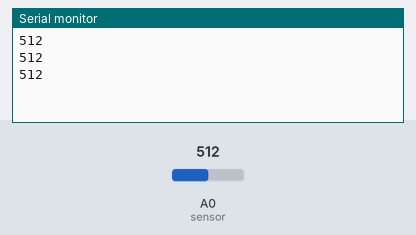
Bench run of a sketch on a simulated Arduino Uno, built with avr-gcc and run on an emulated ATmega328P. Parts: the last lines printed to the serial monitor. The inputs (shaded band) are chosen by the test bench; at power-on: A0 (sensor) = 512.

Above: at 1.3 s.
1.4 s: A0 (sensor) set to 716
At 1.9 s:
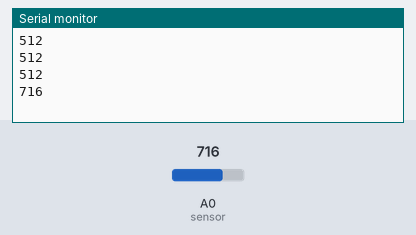
2.9 s: A0 (sensor) set to 900
At 3.4 s:
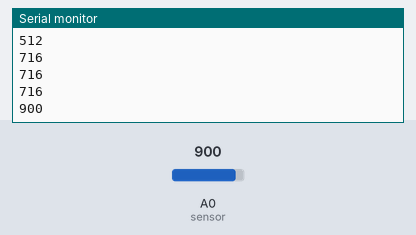
Timing chart, 0 to 5.9 s (numbered marks = the images above; inputs shaded):
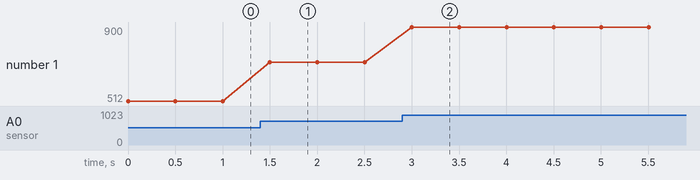

The sketch:

water_sensor.ino
```cpp
const int sensor = A0;

void setup() {
  // put your setup code here, to run once:
  pinMode(sensor, INPUT);
  Serial.begin(9600);
}

void loop() {
  // put your main code here, to run repeatedly:
  int value = analogRead(sensor);
  Serial.println(value);
  delay(500);
}
```

Measured:
- after the input at 1.4 s, the serial monitor: prints a new line after 0.10 s (image 1)
- after the input at 2.9 s, the serial monitor: prints a new line after 0.10 s (image 2)
- plotted number 1: 512 → 716 after the input at 1.4 s, 716 → 900 after the input at 2.9 s
